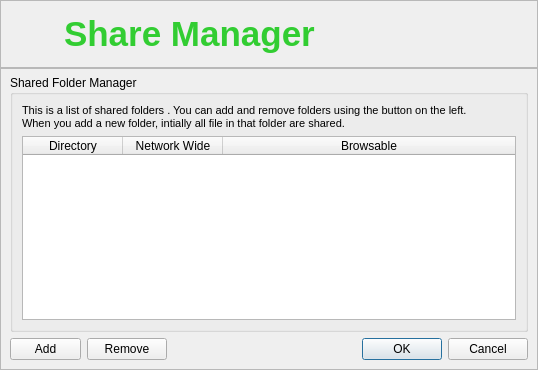
<?xml version="1.0" encoding="UTF-8"?>
<ui version="4.0">
 <class>ShareManager</class>
 <widget class="QDialog" name="ShareManager">
  <property name="geometry">
   <rect>
    <x>0</x>
    <y>0</y>
    <width>538</width>
    <height>370</height>
   </rect>
  </property>
  <property name="windowTitle">
   <string>RetroShare Share Manager</string>
  </property>
  <property name="windowIcon">
   <iconset resource="images.qrc">
    <normaloff>:/images/rstray3.png</normaloff>:/images/rstray3.png</iconset>
  </property>
  <layout class="QGridLayout" name="gridLayout_3">
   <property name="margin">
    <number>0</number>
   </property>
   <property name="spacing">
    <number>0</number>
   </property>
   <item row="0" column="0">
    <widget class="QFrame" name="frame">
     <property name="styleSheet">
      <string notr="true">QFrame#frame{background-image: url(:/images/connect/connectFriendBanner.png)}
</string>
     </property>
     <property name="frameShape">
      <enum>QFrame::StyledPanel</enum>
     </property>
     <property name="frameShadow">
      <enum>QFrame::Raised</enum>
     </property>
     <layout class="QGridLayout" name="gridLayout">
      <property name="leftMargin">
       <number>9</number>
      </property>
      <item row="0" column="0">
       <widget class="QLabel" name="piclabel">
        <property name="minimumSize">
         <size>
          <width>48</width>
          <height>48</height>
         </size>
        </property>
        <property name="maximumSize">
         <size>
          <width>48</width>
          <height>48</height>
         </size>
        </property>
        <property name="styleSheet">
         <string notr="true"/>
        </property>
        <property name="text">
         <string/>
        </property>
        <property name="pixmap">
         <pixmap resource="images.qrc">:/images/fileshare48.png</pixmap>
        </property>
       </widget>
      </item>
      <item row="0" column="1">
       <widget class="QLabel" name="label_2">
        <property name="styleSheet">
         <string notr="true"/>
        </property>
        <property name="text">
         <string>&lt;!DOCTYPE HTML PUBLIC &quot;-//W3C//DTD HTML 4.0//EN&quot; &quot;http://www.w3.org/TR/REC-html40/strict.dtd&quot;&gt;
&lt;html&gt;&lt;head&gt;&lt;meta name=&quot;qrichtext&quot; content=&quot;1&quot; /&gt;&lt;style type=&quot;text/css&quot;&gt;
p, li { white-space: pre-wrap; }
&lt;/style&gt;&lt;/head&gt;&lt;body style=&quot; font-family:'MS Shell Dlg 2'; font-size:8.25pt; font-weight:400; font-style:normal;&quot;&gt;
&lt;p style=&quot; margin-top:0px; margin-bottom:0px; margin-left:0px; margin-right:0px; -qt-block-indent:0; text-indent:0px;&quot;&gt;&lt;span style=&quot; font-family:'Sans Serif'; font-size:26pt; font-weight:600; color:#32cd32;&quot;&gt;Share Manager&lt;/span&gt;&lt;/p&gt;&lt;/body&gt;&lt;/html&gt;</string>
        </property>
        <property name="alignment">
         <set>Qt::AlignLeading|Qt::AlignLeft|Qt::AlignVCenter</set>
        </property>
       </widget>
      </item>
     </layout>
    </widget>
   </item>
   <item row="1" column="0">
    <widget class="QFrame" name="frame_2">
     <property name="frameShape">
      <enum>QFrame::StyledPanel</enum>
     </property>
     <property name="frameShadow">
      <enum>QFrame::Raised</enum>
     </property>
     <layout class="QGridLayout" name="gridLayout_2">
      <property name="topMargin">
       <number>6</number>
      </property>
      <item row="0" column="0" colspan="4">
       <widget class="QGroupBox" name="groupBox">
        <property name="title">
         <string>Shared Folder Manager</string>
        </property>
        <layout class="QGridLayout" name="gridLayout_4">
         <item row="0" column="0">
          <widget class="QLabel" name="labelInstructions">
           <property name="text">
            <string>&lt;!DOCTYPE HTML PUBLIC &quot;-//W3C//DTD HTML 4.0//EN&quot; &quot;http://www.w3.org/TR/REC-html40/strict.dtd&quot;&gt;
&lt;html&gt;&lt;head&gt;&lt;meta name=&quot;qrichtext&quot; content=&quot;1&quot; /&gt;&lt;style type=&quot;text/css&quot;&gt;
p, li { white-space: pre-wrap; }
&lt;/style&gt;&lt;/head&gt;&lt;body style=&quot; font-family:'MS Shell Dlg 2'; font-size:8.25pt; font-weight:400; font-style:normal;&quot;&gt;
&lt;p style=&quot; margin-top:0px; margin-bottom:0px; margin-left:0px; margin-right:0px; -qt-block-indent:0; text-indent:0px;&quot;&gt;&lt;span style=&quot; font-size:8pt;&quot;&gt;This is a list of shared folders . You can add and remove folders using the button on the left. &lt;/span&gt;&lt;/p&gt;
&lt;p style=&quot; margin-top:0px; margin-bottom:0px; margin-left:0px; margin-right:0px; -qt-block-indent:0; text-indent:0px;&quot;&gt;&lt;span style=&quot; font-size:8pt;&quot;&gt;When you add a new folder, intially all file in that folder are shared.&lt;/span&gt;&lt;/p&gt;&lt;/body&gt;&lt;/html&gt;</string>
           </property>
          </widget>
         </item>
         <item row="1" column="0">
          <widget class="QTableWidget" name="shareddirList">
           <property name="contextMenuPolicy">
            <enum>Qt::CustomContextMenu</enum>
           </property>
           <property name="selectionMode">
            <enum>QAbstractItemView::SingleSelection</enum>
           </property>
           <property name="selectionBehavior">
            <enum>QAbstractItemView::SelectRows</enum>
           </property>
           <property name="showGrid">
            <bool>true</bool>
           </property>
           <property name="sortingEnabled">
            <bool>false</bool>
           </property>
           <attribute name="horizontalHeaderCascadingSectionResizes">
            <bool>true</bool>
           </attribute>
           <attribute name="horizontalHeaderMinimumSectionSize">
            <number>100</number>
           </attribute>
           <attribute name="horizontalHeaderStretchLastSection">
            <bool>true</bool>
           </attribute>
           <attribute name="verticalHeaderVisible">
            <bool>false</bool>
           </attribute>
           <attribute name="verticalHeaderDefaultSectionSize">
            <number>22</number>
           </attribute>
           <column>
            <property name="text">
             <string>Directory</string>
            </property>
           </column>
           <column>
            <property name="text">
             <string>Network Wide</string>
            </property>
            <property name="toolTip">
             <string comment="If activated, the share is anonymously accessible to anybody"/>
            </property>
           </column>
           <column>
            <property name="text">
             <string>Browsable</string>
            </property>
            <property name="toolTip">
             <string comment="If checked, the share is browsable by your friends"/>
            </property>
           </column>
          </widget>
         </item>
        </layout>
       </widget>
      </item>
      <item row="1" column="0">
       <widget class="QPushButton" name="addButton">
        <property name="minimumSize">
         <size>
          <width>27</width>
          <height>0</height>
         </size>
        </property>
        <property name="maximumSize">
         <size>
          <width>200</width>
          <height>200</height>
         </size>
        </property>
        <property name="text">
         <string>Add</string>
        </property>
        <property name="iconSize">
         <size>
          <width>24</width>
          <height>24</height>
         </size>
        </property>
       </widget>
      </item>
      <item row="1" column="1">
       <widget class="QPushButton" name="removeButton">
        <property name="minimumSize">
         <size>
          <width>0</width>
          <height>0</height>
         </size>
        </property>
        <property name="maximumSize">
         <size>
          <width>200</width>
          <height>200</height>
         </size>
        </property>
        <property name="text">
         <string>Remove</string>
        </property>
        <property name="iconSize">
         <size>
          <width>16</width>
          <height>16</height>
         </size>
        </property>
       </widget>
      </item>
      <item row="1" column="2">
       <spacer>
        <property name="orientation">
         <enum>Qt::Horizontal</enum>
        </property>
        <property name="sizeHint" stdset="0">
         <size>
          <width>191</width>
          <height>20</height>
         </size>
        </property>
       </spacer>
      </item>
      <item row="1" column="3">
       <widget class="QDialogButtonBox" name="buttonBox">
        <property name="orientation">
         <enum>Qt::Horizontal</enum>
        </property>
        <property name="standardButtons">
         <set>QDialogButtonBox::Cancel|QDialogButtonBox::Ok</set>
        </property>
       </widget>
      </item>
     </layout>
    </widget>
   </item>
  </layout>
 </widget>
 <resources>
  <include location="images.qrc"/>
 </resources>
 <connections/>
</ui>
